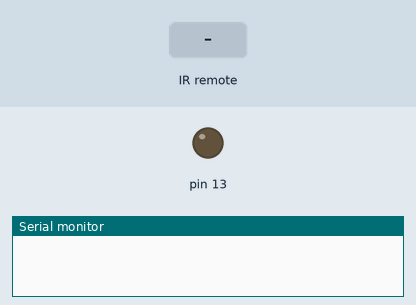
The sketch below on a simulated Arduino Uno, built with avr-gcc and run on an emulated ATmega328P. Shown: output pins drawn as LEDs (lit = HIGH), the last lines printed to the serial monitor. Inputs (shaded band) come from the test bench.

Above: at 1.2 s.
1.3 s: infrared code 0xA56DBD85 received
At 2.4 s:
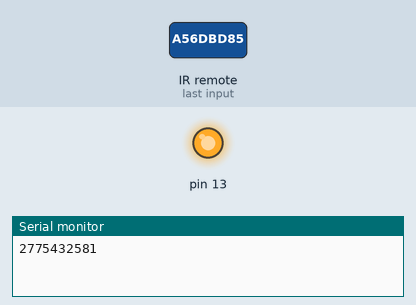
2.8 s: infrared code 0xE0E040BF received
At 3.5 s:
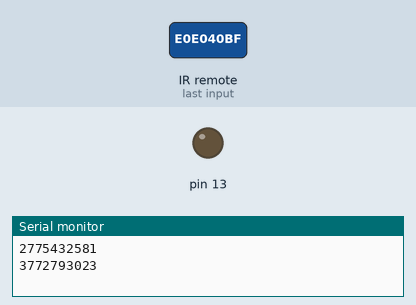
Timing chart, 0 to 5.8 s (numbered marks = the images above; inputs shaded):
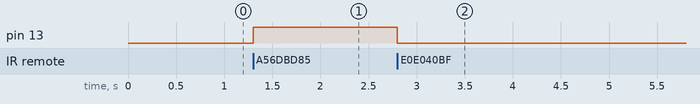

Measured:
- after the input at 1.3 s, pin 13: LOW → HIGH at once
- after the input at 2.8 s, pin 13: HIGH → LOW at once

The sketch:

LedWithIR.ino
```cpp
#include <IRremote.h>
int IRpin = 11;
int LED = 13;
IRrecv irrecv(IRpin);
decode_results results;


void setup()
{
   pinMode(13, OUTPUT);
   Serial.begin(9600);
  irrecv.enableIRIn();
}

void loop() {
  if (irrecv.decode(&results)) {
    Serial.println(results.value);
    irrecv.resume();

  if(results.value== 2775432581)
  {
             digitalWrite(13,HIGH);
  }
  else if(results.value == 3772793023)
  {
             digitalWrite(13,LOW);
  }
                                }
}
```
